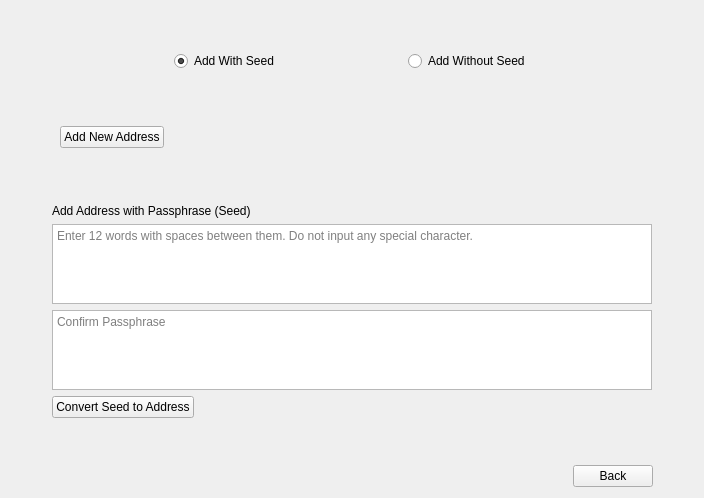
              <widget class="QWidget" name="add_address_page">
               <layout class="QGridLayout" name="gridLayout_39">
                <item row="0" column="1">
                 <layout class="QGridLayout" name="addaddress_page_Layout">
                  <item row="2" column="0">
                   <spacer name="verticalSpacer_52">
                    <property name="orientation">
                     <enum>Qt::Vertical</enum>
                    </property>
                    <property name="sizeHint" stdset="0">
                     <size>
                      <width>20</width>
                      <height>40</height>
                     </size>
                    </property>
                   </spacer>
                  </item>
                  <item row="3" column="0">
                   <widget class="QFrame" name="new_address_frame">
                    <layout class="QGridLayout" name="new_address_Layout">
                     <item row="1" column="1">
                      <widget class="QPushButton" name="newaddress_button">
                       <property name="text">
                        <string>Add New Address</string>
                       </property>
                      </widget>
                     </item>
                     <item row="1" column="2">
                      <spacer name="horizontalSpacer_28">
                       <property name="orientation">
                        <enum>Qt::Horizontal</enum>
                       </property>
                       <property name="sizeHint" stdset="0">
                        <size>
                         <width>40</width>
                         <height>20</height>
                        </size>
                       </property>
                      </spacer>
                     </item>
                    </layout>
                   </widget>
                  </item>
                  <item row="4" column="0">
                   <spacer name="verticalSpacer_14">
                    <property name="orientation">
                     <enum>Qt::Vertical</enum>
                    </property>
                    <property name="sizeHint" stdset="0">
                     <size>
                      <width>20</width>
                      <height>40</height>
                     </size>
                    </property>
                   </spacer>
                  </item>
                  <item row="5" column="0">
                   <widget class="QFrame" name="add_seed_address_frame">
                    <property name="frameShape">
                     <enum>QFrame::NoFrame</enum>
                    </property>
                    <property name="frameShadow">
                     <enum>QFrame::Plain</enum>
                    </property>
                    <layout class="QGridLayout" name="gridLayout_54">
                     <property name="leftMargin">
                      <number>1</number>
                     </property>
                     <property name="topMargin">
                      <number>1</number>
                     </property>
                     <property name="rightMargin">
                      <number>1</number>
                     </property>
                     <property name="bottomMargin">
                      <number>1</number>
                     </property>
                     <item row="2" column="0" colspan="2">
                      <widget class="QPlainTextEdit" name="confirm_passphrase_TextEdit">
                       <property name="minimumSize">
                        <size>
                         <width>600</width>
                         <height>0</height>
                        </size>
                       </property>
                       <property name="maximumSize">
                        <size>
                         <width>16777215</width>
                         <height>80</height>
                        </size>
                       </property>
                       <property name="cursorWidth">
                        <number>1</number>
                       </property>
                       <property name="placeholderText">
                        <string>Confirm Passphrase</string>
                       </property>
                      </widget>
                     </item>
                     <item row="1" column="0" colspan="2">
                      <widget class="QPlainTextEdit" name="passphrase_TextEdit">
                       <property name="minimumSize">
                        <size>
                         <width>600</width>
                         <height>0</height>
                        </size>
                       </property>
                       <property name="maximumSize">
                        <size>
                         <width>16777215</width>
                         <height>80</height>
                        </size>
                       </property>
                       <property name="cursorWidth">
                        <number>1</number>
                       </property>
                       <property name="centerOnScroll">
                        <bool>false</bool>
                       </property>
                       <property name="placeholderText">
                        <string>Enter 12 words with spaces between them. Do not input any special character. </string>
                       </property>
                       <property name="tabStopWidth" stdset="0">
                        <number>80</number>
                       </property>
                      </widget>
                     </item>
                     <item row="0" column="0" colspan="2">
                      <widget class="QLabel" name="create_seed_label">
                       <property name="text">
                        <string>Add Address with Passphrase (Seed)</string>
                       </property>
                      </widget>
                     </item>
                     <item row="3" column="0" colspan="2">
                      <layout class="QHBoxLayout" name="horizontalLayout_7">
                       <item>
                        <widget class="QPushButton" name="address_seed_button">
                         <property name="text">
                          <string>Convert Seed to Address</string>
                         </property>
                        </widget>
                       </item>
                       <item>
                        <spacer name="horizontalSpacer_40">
                         <property name="orientation">
                          <enum>Qt::Horizontal</enum>
                         </property>
                         <property name="sizeHint" stdset="0">
                          <size>
                           <width>40</width>
                           <height>20</height>
                          </size>
                         </property>
                        </spacer>
                       </item>
                      </layout>
                     </item>
                    </layout>
                   </widget>
                  </item>
                  <item row="6" column="0">
                   <spacer name="verticalSpacer_13">
                    <property name="orientation">
                     <enum>Qt::Vertical</enum>
                    </property>
                    <property name="sizeHint" stdset="0">
                     <size>
                      <width>20</width>
                      <height>40</height>
                     </size>
                    </property>
                   </spacer>
                  </item>
                  <item row="0" column="0">
                   <spacer name="verticalSpacer_10">
                    <property name="orientation">
                     <enum>Qt::Vertical</enum>
                    </property>
                    <property name="sizeHint" stdset="0">
                     <size>
                      <width>20</width>
                      <height>40</height>
                     </size>
                    </property>
                   </spacer>
                  </item>
                  <item row="1" column="0">
                   <layout class="QGridLayout" name="gridLayout_59">
                    <item row="0" column="1">
                     <widget class="QRadioButton" name="add_with_seed_radiobutton">
                      <property name="text">
                       <string>Add With Seed</string>
                      </property>
                      <property name="checked">
                       <bool>true</bool>
                      </property>
                     </widget>
                    </item>
                    <item row="0" column="3">
                     <widget class="QRadioButton" name="add_without_seed_radiobutton">
                      <property name="text">
                       <string>Add Without Seed</string>
                      </property>
                     </widget>
                    </item>
                    <item row="0" column="0">
                     <spacer name="horizontalSpacer_44">
                      <property name="orientation">
                       <enum>Qt::Horizontal</enum>
                      </property>
                      <property name="sizeHint" stdset="0">
                       <size>
                        <width>40</width>
                        <height>20</height>
                       </size>
                      </property>
                     </spacer>
                    </item>
                    <item row="0" column="4">
                     <spacer name="horizontalSpacer_55">
                      <property name="orientation">
                       <enum>Qt::Horizontal</enum>
                      </property>
                      <property name="sizeHint" stdset="0">
                       <size>
                        <width>40</width>
                        <height>20</height>
                       </size>
                      </property>
                     </spacer>
                    </item>
                    <item row="0" column="2">
                     <spacer name="horizontalSpacer_58">
                      <property name="orientation">
                       <enum>Qt::Horizontal</enum>
                      </property>
                      <property name="sizeHint" stdset="0">
                       <size>
                        <width>40</width>
                        <height>20</height>
                       </size>
                      </property>
                     </spacer>
                    </item>
                   </layout>
                  </item>
                 </layout>
                </item>
                <item row="1" column="1">
                 <layout class="QHBoxLayout" name="address_backbutton_Layout">
                  <item>
                   <spacer name="horizontalSpacer_27">
                    <property name="orientation">
                     <enum>Qt::Horizontal</enum>
                    </property>
                    <property name="sizeHint" stdset="0">
                     <size>
                      <width>40</width>
                      <height>20</height>
                     </size>
                    </property>
                   </spacer>
                  </item>
                  <item>
                   <widget class="QPushButton" name="addresspage_back_button">
                    <property name="text">
                     <string>Back</string>
                    </property>
                   </widget>
                  </item>
                 </layout>
                </item>
                <item row="0" column="0" rowspan="2">
                 <spacer name="horizontalSpacer_31">
                  <property name="orientation">
                   <enum>Qt::Horizontal</enum>
                  </property>
                  <property name="sizeHint" stdset="0">
                   <size>
                    <width>40</width>
                    <height>20</height>
                   </size>
                  </property>
                 </spacer>
                </item>
                <item row="0" column="3" rowspan="2">
                 <spacer name="horizontalSpacer_32">
                  <property name="orientation">
                   <enum>Qt::Horizontal</enum>
                  </property>
                  <property name="sizeHint" stdset="0">
                   <size>
                    <width>40</width>
                    <height>20</height>
                   </size>
                  </property>
                 </spacer>
                </item>
               </layout>
              </widget>
